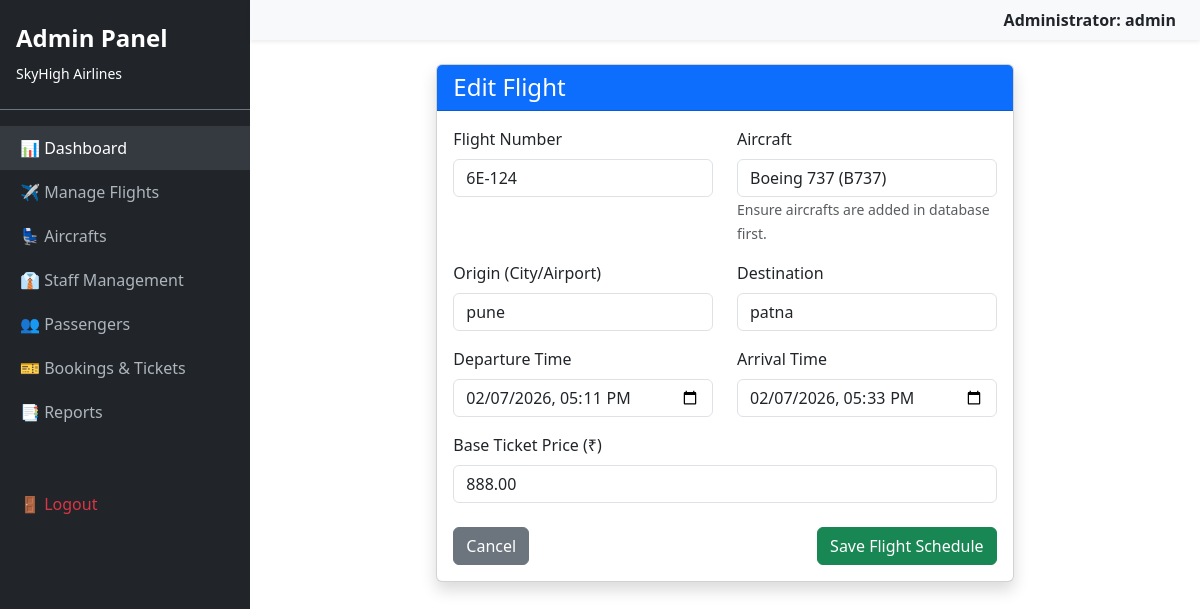
The app's page /dashboard/admin/flights/edit/3/ (signed in) with its own data.
### core/models.py (models this page shows, shortened)
class User(AbstractUser):
    IS_CUSTOMER = 'customer'
    IS_STAFF = 'staff'
    IS_ADMIN = 'admin'
    ROLE_CHOICES = [
        (IS_CUSTOMER, 'Passenger'),
        (IS_STAFF, 'Airline Staff'),
        (IS_ADMIN, 'Administrator'),
    ]
    role = models.CharField(max_length=20, choices=ROLE_CHOICES, default=IS_CUSTOMER)
    phone_number = models.CharField(max_length=15, blank=True) # [cite: 31]

class Flight(models.Model):
    STATUS_CHOICES = [
        ('ON TIME', 'On Time'),
        ('DELAYED', 'Delayed'),
        ('BOARDING', 'Boarding'),
        ('DEPARTED', 'Departed'),
        ('CANCELLED', 'Cancelled'),
    ]
    flight_number = models.CharField(max_length=20, unique=True)
    aircraft = models.ForeignKey(Aircraft, on_delete=models.CASCADE)
    origin = models.CharField(max_length=100)
    destination = models.CharField(max_length=100)
    departure_time = models.DateTimeField()
    arrival_time = models.DateTimeField()
    base_price = models.DecimalField(max_digits=10, decimal_places=2)
    status = models.CharField(max_length=20, choices=STATUS_CHOICES, default='ON TIME')
    gate = models.CharField(max_length=10, default='-')

### core/views.py (the view)
# urls.py: path('dashboard/admin/flights/edit/<int:flight_id>/', views.admin_flight_edit, name='admin_flight_edit'),
@user_passes_test(is_admin, login_url='login')
def admin_flight_edit(request, flight_id):
    flight = get_object_or_404(Flight, id=flight_id)
    if request.method == 'POST':
        form = FlightForm(request.POST, instance=flight)
        if form.is_valid():
            form.save()
            return redirect('admin_flight_list')
    else:
        form = FlightForm(instance=flight)
    return render(request, 'custom_admin/flight_form.html', {'form': form, 'title': 'Edit Flight'})

### core/forms.py
class FlightForm(forms.ModelForm):
    class Meta:
        model = Flight
        fields = ['flight_number', 'aircraft', 'origin', 'destination',
                  'departure_time', 'arrival_time', 'base_price']
        widgets = {
            'departure_time': forms.DateTimeInput(attrs={'type': 'datetime-local', 'class': 'form-control'}),
            'arrival_time': forms.DateTimeInput(attrs={'type': 'datetime-local', 'class': 'form-control'}),
            'flight_number': forms.TextInput(attrs={'class': 'form-control'}),
            'origin': forms.TextInput(attrs={'class': 'form-control'}),
            'destination': forms.TextInput(attrs={'class': 'form-control'}),
            'base_price': forms.NumberInput(attrs={'class': 'form-control'}),
            'aircraft': forms.Select(attrs={'class': 'form-control'}),
        }

### core/models.py (called while the page is built)
    def __str__(self):
        return f"{self.name} ({self.code})"

### core/views.py (called while the page is built)
def is_admin(user):
    return user.is_authenticated and (user.is_superuser or user.role == User.IS_ADMIN)

### core/templates/custom_admin/flight_form.html (shortened to what this page needs)
{% extends 'base_admin.html' %}
{% block content %}
<div class="container">
    <div class="row justify-content-center">
        <div class="col-md-8">
            <div class="card shadow">
                <div class="card-header bg-primary text-white">
                    <h4 class="mb-0">{{ title }}</h4>
                </div>
                <div class="card-body">
                    <form method="post">
                        <div class="row">
                            <div class="col-md-6 mb-3">
                                <label class="form-label">Flight Number</label>
                                {{ form.flight_number }}
                            </div>
                            <div class="col-md-6 mb-3">
                                <label class="form-label">Aircraft</label>
                                {{ form.aircraft }}
                                <small class="text-muted">Ensure aircrafts are added in database first.</small>
                            </div>
                        </div>
                        <div class="row">
                            <div class="col-md-6 mb-3">
                                <label class="form-label">Origin (City/Airport)</label>
                                {{ form.origin }}
                            </div>
                            <div class="col-md-6 mb-3">
                                <label class="form-label">Destination</label>
                                {{ form.destination }}
                            </div>
                        </div>
                        <div class="row">
                            <div class="col-md-6 mb-3">
                                <label class="form-label">Departure Time</label>
                                {{ form.departure_time }}
                            </div>
                            <div class="col-md-6 mb-3">
                                <label class="form-label">Arrival Time</label>
                                {{ form.arrival_time }}
                            </div>
                        </div>
                        <div class="mb-3">
                            <label class="form-label">Base Ticket Price (₹)</label>
                            {{ form.base_price }}
                        </div>
                        <div class="d-flex justify-content-between mt-4">
                            <a href="{% url 'admin_flight_list' %}" class="btn btn-secondary">Cancel</a>
                            <button type="submit" class="btn btn-success">Save Flight Schedule</button>
                        </div>
                    </form>
                </div>
            </div>
        </div>
    </div>
</div>
{% endblock %}

### core/templates/base_admin.html (shortened to what this page needs)
<!DOCTYPE html>
<html lang="en">
<head>
    <link href="https://cdn.jsdelivr.net/npm/bootstrap@5.3.0/dist/css/bootstrap.min.css" rel="stylesheet">
</head>
<body>
    <div class="d-flex">
        <div class="sidebar" id="sidebar">
            <div class="py-4 px-3 mb-3 border-bottom border-secondary">
                <h4 class="fw-bold">Admin Panel</h4>
                <small>SkyHigh Airlines</small>
            </div>
            <ul class="nav flex-column">
                <li class="nav-item"><a href="{% url 'admin_dashboard' %}" class="nav-link active">📊 Dashboard</a></li>
                <li class="nav-item"><a href="{% url 'admin_flight_list' %}" class="nav-link">✈️ Manage Flights</a></li>
                <li class="nav-item"><a href="{% url 'admin_aircraft_list' %}" class="nav-link">💺 Aircrafts</a></li>
                <li class="nav-item"><a href="{% url 'admin_staff_list' %}" class="nav-link">👔 Staff Management</a></li>
                <li class="nav-item"><a href="{% url 'admin_passenger_list' %}" class="nav-link">👥 Passengers</a></li>
                <li class="nav-item"><a href="{% url 'admin_reservation_list' %}" class="nav-link">🎫 Bookings & Tickets</a></li>
                <li class="nav-item"><a href="#" class="nav-link">📑 Reports</a></li>
                <li class="nav-item mt-5"><a href="{% url 'logout' %}" class="nav-link text-danger">🚪 Logout</a></li>
            </ul>
        </div>
        <div class="content">
            <nav class="navbar navbar-light bg-light shadow-sm px-4">
                <span class="ms-auto fw-bold">Administrator: {{ user.username }}</span>
            </nav>
            <div class="container-fluid p-4">
                {% block content %}{% endblock %}
            </div>
        </div>
    </div>
</body>
</html>

### core/templates/base_admin.html (style rules this page uses)
body { overflow-x: hidden; }
.sidebar { min-height: 100vh; width: 250px; background-color: #212529; color: white; position: fixed; transition: margin 0.3s; }
.sidebar .nav-link { color: #adb5bd; padding: 10px 20px; }
.sidebar .nav-link:hover, .sidebar .nav-link.active { color: white; background-color: #343a40; }
.content { margin-left: 250px; transition: margin 0.3s; width: 100%; }

### records on screen
User: username "admin"
Flight: flight_number "6E-124", aircraft "Boeing 737 (B737)", origin "pune", destination "patna", departure_time "02/07/2026 17:11", arrival_time "02/07/2026 17:33", base_price "888.00"

### other values on screen
{{ title }} "Edit Flight"
